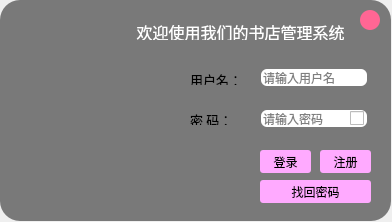
<?xml version="1.0" encoding="UTF-8"?>
<ui version="4.0">
 <class>Login</class>
 <widget class="QDialog" name="Login">
  <property name="geometry">
   <rect>
    <x>0</x>
    <y>0</y>
    <width>392</width>
    <height>222</height>
   </rect>
  </property>
  <property name="windowTitle">
   <string>登录界面</string>
  </property>
  <property name="styleSheet">
   <string notr="true">background url:{qrc:/Tencent_downloads/pictures/apex_eling.jpg}</string>
  </property>
  <widget class="QFrame" name="frame">
   <property name="geometry">
    <rect>
     <x>0</x>
     <y>0</y>
     <width>391</width>
     <height>221</height>
    </rect>
   </property>
   <property name="styleSheet">
    <string notr="true">


QFrame{
background-color: rgb(121, 121, 121);
border-radius:20px  ;
}
QLineEdit{
border-radius:6px  ;
}
QPushButton{
background-color: rgb(242, 255, 210);
background-color: rgb(255, 170, 255);
font: 290 9pt &quot;Microsoft YaHei UI&quot;;	
border-radius:3px  ;
}</string>
   </property>
   <property name="frameShape">
    <enum>QFrame::StyledPanel</enum>
   </property>
   <property name="frameShadow">
    <enum>QFrame::Raised</enum>
   </property>
   <widget class="QLineEdit" name="txtUserName">
    <property name="geometry">
     <rect>
      <x>261</x>
      <y>69</y>
      <width>106</width>
      <height>17</height>
     </rect>
    </property>
    <property name="styleSheet">
     <string notr="true">background-color: rgb(255, 255, 255);</string>
    </property>
    <property name="placeholderText">
     <string>请输入用户名</string>
    </property>
   </widget>
   <widget class="QLineEdit" name="txtPassword">
    <property name="geometry">
     <rect>
      <x>261</x>
      <y>110</y>
      <width>106</width>
      <height>17</height>
     </rect>
    </property>
    <property name="styleSheet">
     <string notr="true">background-color: rgb(255, 255, 255);</string>
    </property>
    <property name="echoMode">
     <enum>QLineEdit::Password</enum>
    </property>
    <property name="placeholderText">
     <string>请输入密码</string>
    </property>
   </widget>
   <widget class="QLabel" name="label_username">
    <property name="geometry">
     <rect>
      <x>190</x>
      <y>70</y>
      <width>53</width>
      <height>15</height>
     </rect>
    </property>
    <property name="font">
     <font>
      <family>幼圆</family>
      <pointsize>13</pointsize>
     </font>
    </property>
    <property name="text">
     <string>&lt;html&gt;&lt;head/&gt;&lt;body&gt;&lt;p&gt;&lt;span style=&quot; font-size:10pt;&quot;&gt;用户名：&lt;/span&gt;&lt;/p&gt;&lt;/body&gt;&lt;/html&gt;</string>
    </property>
   </widget>
   <widget class="QLabel" name="label_password">
    <property name="geometry">
     <rect>
      <x>190</x>
      <y>110</y>
      <width>53</width>
      <height>15</height>
     </rect>
    </property>
    <property name="font">
     <font>
      <family>幼圆</family>
      <pointsize>13</pointsize>
     </font>
    </property>
    <property name="text">
     <string>&lt;html&gt;&lt;head/&gt;&lt;body&gt;&lt;p&gt;&lt;span style=&quot; font-size:10pt;&quot;&gt;密  码：&lt;/span&gt;&lt;/p&gt;&lt;/body&gt;&lt;/html&gt;</string>
    </property>
   </widget>
   <widget class="QLabel" name="label_image">
    <property name="geometry">
     <rect>
      <x>0</x>
      <y>30</y>
      <width>191</width>
      <height>171</height>
     </rect>
    </property>
    <property name="styleSheet">
     <string notr="true">image: url(:/new/prefix1/boy);
background-image: url(:/images/登录.png);</string>
    </property>
    <property name="text">
     <string/>
    </property>
   </widget>
   <widget class="QPushButton" name="btnSignin">
    <property name="geometry">
     <rect>
      <x>320</x>
      <y>150</y>
      <width>51</width>
      <height>23</height>
     </rect>
    </property>
    <property name="styleSheet">
     <string notr="true">background-color: rgb(255, 170, 255);
font: 290 9pt &quot;Microsoft YaHei UI&quot;;</string>
    </property>
    <property name="text">
     <string>注册</string>
    </property>
   </widget>
   <widget class="QPushButton" name="btnLogin">
    <property name="geometry">
     <rect>
      <x>260</x>
      <y>150</y>
      <width>51</width>
      <height>23</height>
     </rect>
    </property>
    <property name="styleSheet">
     <string notr="true">background-color: rgb(255, 170, 255);
background-color: rgb(85, 85, 127);
background-color: rgb(255, 170, 255);
font: 290 9pt &quot;Microsoft YaHei UI&quot;;
QPushButton::hover{background-color: rgb(32,137,230);
font: 290 9pt &quot;Microsoft YaHei UI&quot;; }</string>
    </property>
    <property name="text">
     <string>登录</string>
    </property>
   </widget>
   <widget class="QLabel" name="label_welcome">
    <property name="geometry">
     <rect>
      <x>80</x>
      <y>20</y>
      <width>321</width>
      <height>20</height>
     </rect>
    </property>
    <property name="font">
     <font>
      <family>幼圆</family>
     </font>
    </property>
    <property name="text">
     <string>&lt;html&gt;&lt;head/&gt;&lt;body&gt;&lt;p align=&quot;center&quot;&gt;&lt;span style=&quot; font-size:12pt; color:#ffffff;&quot;&gt;欢迎使用我们的书店管理系统&lt;/span&gt;&lt;/p&gt;&lt;/body&gt;&lt;/html&gt;</string>
    </property>
    <property name="textFormat">
     <enum>Qt::RichText</enum>
    </property>
   </widget>
   <widget class="QCheckBox" name="LogincheckBox">
    <property name="geometry">
     <rect>
      <x>350</x>
      <y>110</y>
      <width>16</width>
      <height>16</height>
     </rect>
    </property>
    <property name="text">
     <string/>
    </property>
   </widget>
   <widget class="QPushButton" name="btnLogin_2">
    <property name="geometry">
     <rect>
      <x>260</x>
      <y>180</y>
      <width>111</width>
      <height>23</height>
     </rect>
    </property>
    <property name="styleSheet">
     <string notr="true">background-color: rgb(255, 170, 255);
background-color: rgb(255, 170, 255);
font: 290 9pt &quot;Microsoft YaHei UI&quot;;
QPushButton::hover{background-color: rgb(32,137,230);
font: 290 9pt &quot;Microsoft YaHei UI&quot;; }</string>
    </property>
    <property name="text">
     <string>找回密码</string>
    </property>
   </widget>
   <widget class="QPushButton" name="btn_Close">
    <property name="enabled">
     <bool>true</bool>
    </property>
    <property name="geometry">
     <rect>
      <x>360</x>
      <y>10</y>
      <width>20</width>
      <height>20</height>
     </rect>
    </property>
    <property name="sizePolicy">
     <sizepolicy hsizetype="Fixed" vsizetype="Fixed">
      <horstretch>0</horstretch>
      <verstretch>0</verstretch>
     </sizepolicy>
    </property>
    <property name="minimumSize">
     <size>
      <width>20</width>
      <height>20</height>
     </size>
    </property>
    <property name="maximumSize">
     <size>
      <width>20</width>
      <height>20</height>
     </size>
    </property>
    <property name="styleSheet">
     <string notr="true">QPushButton
{
background:#FF6694;
border-radius:10px;
}
QPushButton:hover
{
background:#FF0000;
}

</string>
    </property>
    <property name="text">
     <string/>
    </property>
   </widget>
   <zorder>label_image</zorder>
   <zorder>txtUserName</zorder>
   <zorder>txtPassword</zorder>
   <zorder>label_username</zorder>
   <zorder>label_password</zorder>
   <zorder>btnSignin</zorder>
   <zorder>btnLogin</zorder>
   <zorder>label_welcome</zorder>
   <zorder>LogincheckBox</zorder>
   <zorder>btnLogin_2</zorder>
   <zorder>btn_Close</zorder>
  </widget>
 </widget>
 <tabstops>
  <tabstop>txtUserName</tabstop>
  <tabstop>txtPassword</tabstop>
  <tabstop>btnLogin</tabstop>
  <tabstop>btnSignin</tabstop>
 </tabstops>
 <resources>
  <include location="sources.qrc"/>
 </resources>
 <connections/>
</ui>
